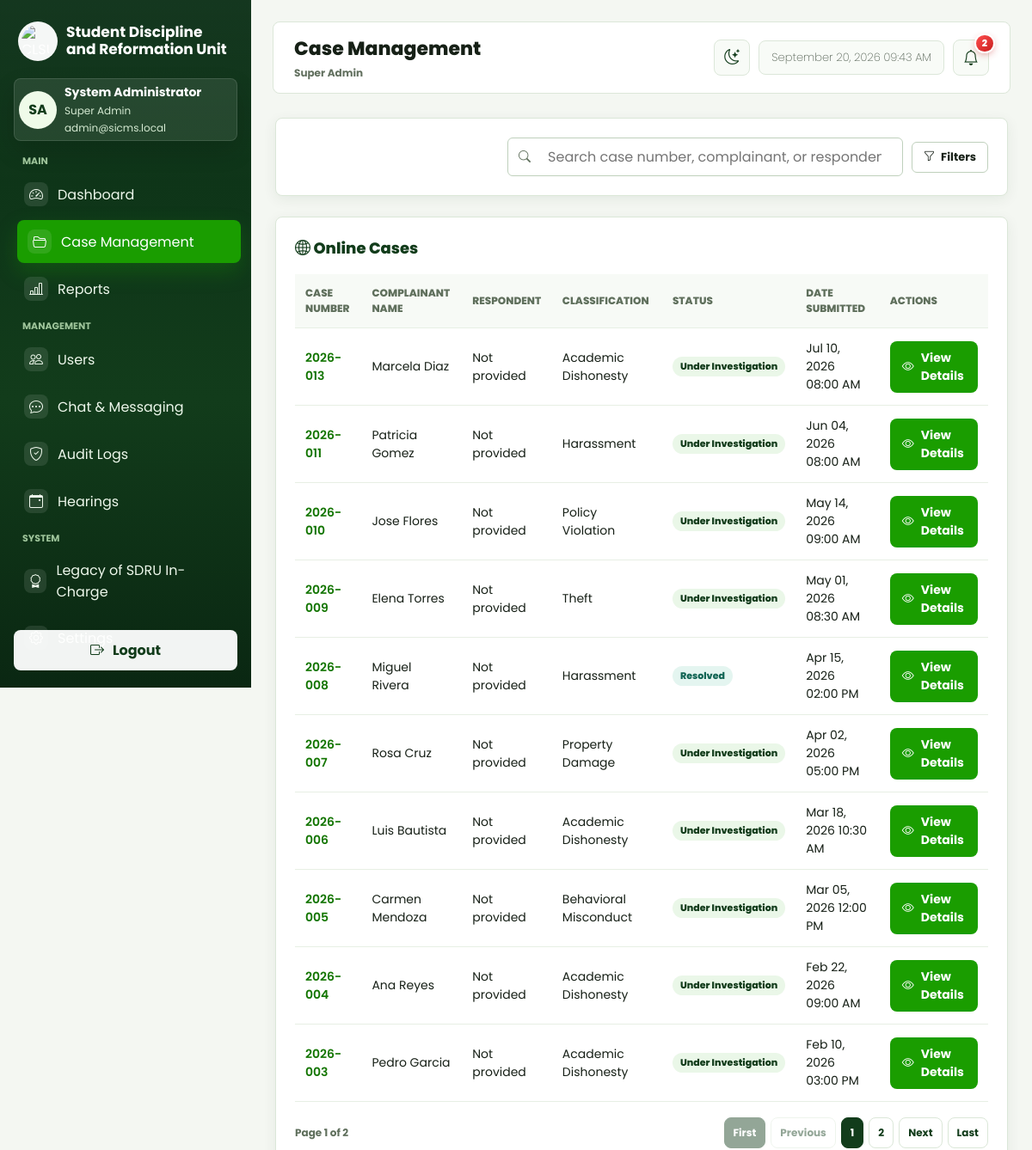
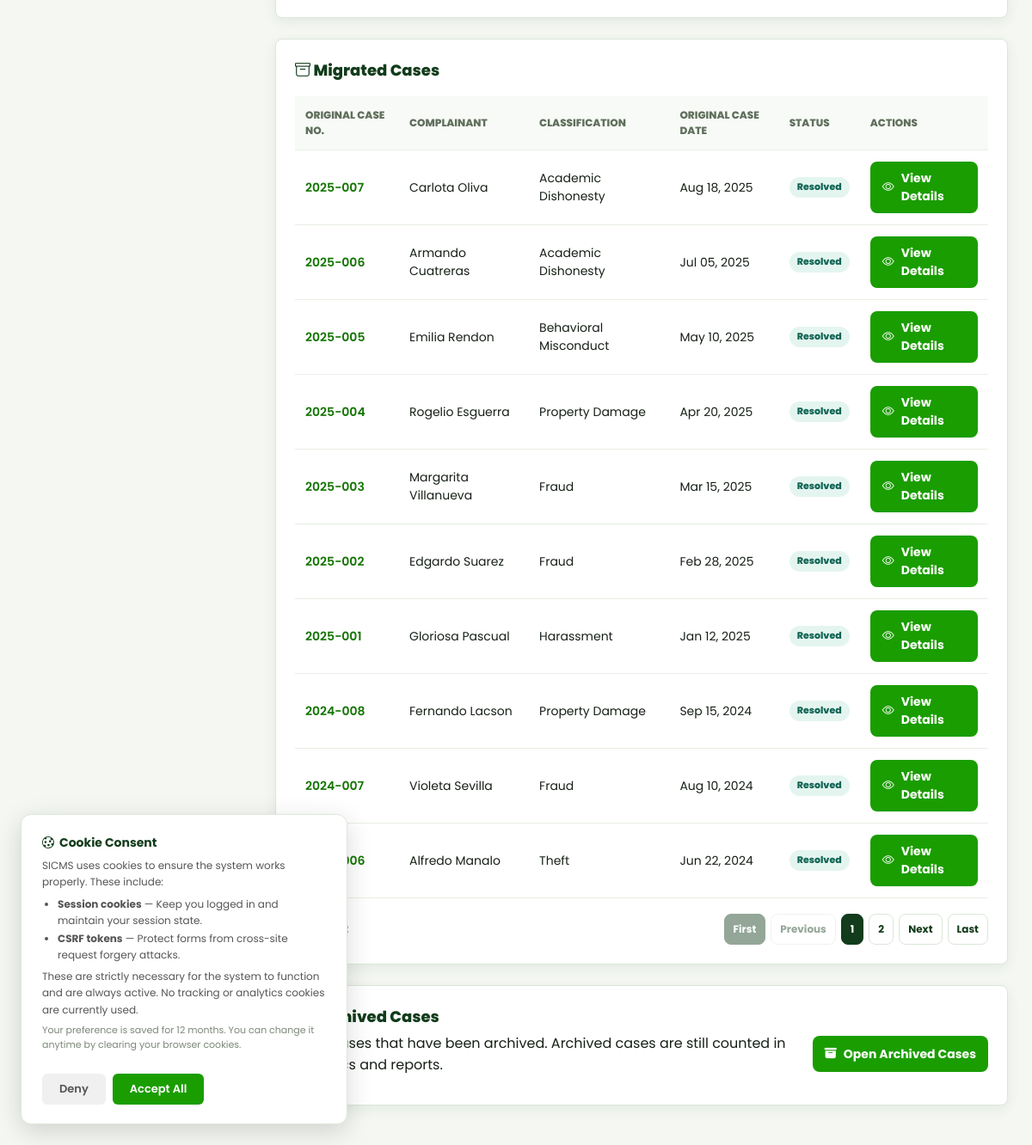
The page /web/views/cases/index.php (signed in) on the database its author committed (2 pictures, top to bottom).
### tables this page shows
CREATE TABLE `accounts` (
  `account_id` int(10) unsigned NOT NULL AUTO_INCREMENT,
  `first_name` varchar(100) NOT NULL,
  `last_name` varchar(100) NOT NULL,
  `email` varchar(255) NOT NULL,
  `password_hash` varchar(255) DEFAULT NULL,
  `auth_provider` varchar(50) DEFAULT NULL,
  `role` varchar(50) NOT NULL DEFAULT 'student',
  `status` varchar(20) NOT NULL DEFAULT 'active',
  `college_id` int(10) unsigned DEFAULT NULL,
  `student_number` varchar(50) DEFAULT NULL,
  `college` varchar(255) DEFAULT NULL,
  `course` varchar(255) DEFAULT NULL,
  `section` varchar(50) DEFAULT NULL,
  `created_at` datetime NOT NULL DEFAULT current_timestamp(),
  `updated_at` datetime NOT NULL DEFAULT current_timestamp() ON UPDATE current_timestamp(),
  `phone_number` varchar(20) NOT NULL DEFAULT '',
  `gender` varchar(20) NOT NULL DEFAULT '',
  `birthday` date DEFAULT NULL,
  `address` text NOT NULL,
  PRIMARY KEY (`account_id`),
  UNIQUE KEY `uq_accounts_email` (`email`),
  KEY `idx_accounts_role` (`role`),
  KEY `idx_accounts_status` (`status`)
);

CREATE TABLE `complaints` (
  `complaint_id` int(10) unsigned NOT NULL AUTO_INCREMENT,
  `case_number` varchar(50) NOT NULL,
  `complaint_title` varchar(255) NOT NULL,
  `submitted_by_account_id` int(10) unsigned NOT NULL,
  `complainant_name` varchar(255) NOT NULL,
  `complainant_gender` varchar(20) DEFAULT NULL,
  `complainant_type` varchar(50) NOT NULL DEFAULT 'Student',
  `complainant_relationship` varchar(100) DEFAULT NULL,
  `complainant_employee_no` varchar(100) DEFAULT NULL,
  `complainant_department` varchar(255) DEFAULT NULL,
  `complainant_position` varchar(255) DEFAULT NULL,
  `complainant_affiliation` varchar(255) DEFAULT NULL,
  `complainant_purpose` varchar(255) DEFAULT NULL,
  `complainant_student_no` varchar(50) DEFAULT NULL,
  `complainant_email` varchar(255) DEFAULT NULL,
  `complainant_contact` varchar(50) DEFAULT NULL,
  `complainant_college` varchar(255) DEFAULT NULL,
  `complainant_course` varchar(255) DEFAULT NULL,
  `complainant_year_level` varchar(50) DEFAULT NULL,
  `complainant_section` varchar(50) DEFAULT NULL,
  `complainant_course_year` varchar(100) DEFAULT NULL,
  `case_classification` varchar(100) NOT NULL,
  `incident_datetime` datetime DEFAULT NULL,
  `incident_location` varchar(255) DEFAULT NULL,
  `complaint_details` text DEFAULT NULL,
  `status` varchar(50) NOT NULL DEFAULT 'Under Investigation',
  `assigned_coordinator_account_id` int(10) unsigned DEFAULT NULL,
  `assigned_reformation_coordinator_account_id` int(10) unsigned DEFAULT NULL,
  `reformation_completed_at` datetime DEFAULT NULL,
  `submitted_at` datetime NOT NULL DEFAULT current_timestamp(),
  `created_at` datetime NOT NULL DEFAULT current_timestamp(),
  `updated_at` datetime NOT NULL DEFAULT current_timestamp() ON UPDATE current_timestamp(),
  `case_source` varchar(20) NOT NULL DEFAULT 'Online Submission',
  `original_case_date` date DEFAULT NULL,
  `legacy_outcome` varchar(255) DEFAULT NULL,
  `action_taken` text DEFAULT NULL,
  `resolution_date` date DEFAULT NULL,
  `remarks_notes` text DEFAULT NULL,
  `legacy_entry_source` varchar(100) DEFAULT NULL,
  `outcome` text DEFAULT NULL,
  PRIMARY KEY (`complaint_id`),
  UNIQUE KEY `uq_complaints_case_number` (`case_number`),
  KEY `idx_complaints_submitted_by` (`submitted_by_account_id`),
  KEY `idx_complaints_coordinator` (`assigned_coordinator_account_id`),
  KEY `idx_complaints_status` (`status`),
  KEY `idx_complaints_classification` (`case_classification`),
  KEY `idx_complaints_submitted_at` (`submitted_at`),
  KEY `idx_complaints_source` (`case_source`),
  KEY `idx_complaints_source_orig_year` (`case_source`,`original_case_date`),
  KEY `idx_complaints_reformation_coordinator` (`assigned_reformation_coordinator_account_id`),
  CONSTRAINT `fk_complaints_coordinator` FOREIGN KEY (`assigned_coordinator_account_id`) REFERENCES `accounts` (`account_id`),
  CONSTRAINT `fk_complaints_reformation_coordinator` FOREIGN KEY (`assigned_reformation_coordinator_account_id`) REFERENCES `accounts` (`account_id`),
  CONSTRAINT `fk_complaints_submitter` FOREIGN KEY (`submitted_by_account_id`) REFERENCES `accounts` (`account_id`)
);

### web/views/cases/index.php (the view, shortened to what the rows shown need)
<?php
require_once __DIR__ . '/../../controllers/CaseController.php';
$controller = new CaseController();
$viewData = $controller->index();
$user = $viewData['user'];
$cases = $viewData['cases'];
$migratedCases = $viewData['migratedCases'];
$viewerRoleKey = role_key($user['role'] ?? '');
function h($value) {
    return htmlspecialchars((string) $value);
}
function role_key($role) {
    return strtolower(str_replace(['_', ' '], '-', (string) $role));
}
function respondents_label(array $case) {
    $names = array_values(array_filter(
        array_map('trim', explode(',', (string) ($case['respondent_names'] ?? ''))),
        fn($name) => $name !== ''
    ));
    if (count($names) === 0) {
        return 'Not provided';
    }
    $surnames = array_map(function ($fullName) {
        $parts = preg_split('/\s+/', trim($fullName), -1, PREG_SPLIT_NO_EMPTY);
        return $parts ? end($parts) : trim($fullName);
    }, $names);
    return implode(', ', $surnames);
}
?>
<!DOCTYPE html>
<html lang="en">
<head>
    <link rel="stylesheet" href="../layout/style.css">
    <link rel="stylesheet" href="../layout/sidebar.css">
    <link rel="stylesheet" href="../layout/cases.css">
    <link rel="stylesheet" href="https://cdn.jsdelivr.net/npm/bootstrap-icons@1.11.3/font/bootstrap-icons.min.css">
    <link rel="stylesheet" href="../layout/system.css?v=2">
</head>
<body>
    <div class="dashboard-shell">
        <?php require __DIR__ . '/../layout/sidebar.php'; ?>
        <div class="case-shell app-content">
            <?php $pageTitle = 'Case Management'; require __DIR__ . '/../layout/topbar.php'; ?>
        <main class="case-wrap">
            <?php if (!in_array($viewerRoleKey, ['coordinator', 'reformation-coordinator'], true)): ?>
            <section class="table-panel">
                    <div class="table-heading table-heading-row">
                        <h2><i class="bi bi-globe2"></i> Online Cases</h2>
                    </div>
                    <table id="caseTable" <?= empty($cases) ? 'hidden' : '' ?>>
                        <thead>
                            <tr>
                                <th>Case Number</th>
                                <th>Complainant Name</th>
                                <th>Respondent</th>
                                <th>Classification</th>
                                <th>Status</th>
                                <th>Date Submitted</th>
                                <th>Actions</th>
                            </tr>
                        </thead>
                        <tbody id="caseTableBody">
                            <?php foreach ($cases as $case): ?>
                                <tr>
                                    <td>
                                        <a class="case-link" href="show.php?id=<?= (int) $case['complaint_id'] ?>">
                                            <?= h($case['case_number']) ?>
                                        </a>
                                    </td>
                                    <td><?= h($case['complainant_name']) ?></td>
                                    <td><?= h(respondents_label($case)) ?></td>
                                    <td><?= h($case['case_classification']) ?></td>
                                    <td><span class="status"><?= h($case['status']) ?></span></td>
                                    <td><?= h(date('M d, Y h:i A', strtotime($case['submitted_at']))) ?></td>
                                    <td>
                                        <div class="row-actions">
                                            <a class="btn btn-primary" href="show.php?id=<?= (int) $case['complaint_id'] ?>"><i class="bi bi-eye"></i> View Details</a>
                                        </div>
                                    </td>
                                </tr>
                            <?php endforeach; ?>
                        </tbody>
                    </table>
            </section>
            <section class="table-panel">
                <div class="table-heading table-heading-row">
                    <h2><i class="bi bi-archive"></i> Migrated Cases</h2>
                </div>
                <table id="migratedCaseTable" <?= empty($migratedCases) ? 'hidden' : '' ?>>
                    <thead>
                        <tr>
                            <th>Original Case No.</th>
                            <th>Complainant</th>
                            <th>Classification</th>
                            <th>Original Case Date</th>
                            <th>Status</th>
                            <th>Actions</th>
                        </tr>
                    </thead>
                    <tbody id="migratedCaseTableBody">
                        <?php foreach ($migratedCases as $case): ?>
                            <tr>
                                <td>
                                    <a class="case-link" href="../legacy_cases/show.php?id=<?= (int) $case['complaint_id'] ?>">
                                        <?= h($case['case_number']) ?>
                                    </a>
                                </td>
                                <td><?= h($case['complainant_name']) ?></td>
                                <td><?= h($case['case_classification']) ?></td>
                                <td><?= h(date('M d, Y', strtotime($case['original_case_date'] ?: $case['submitted_at']))) ?></td>
                                <td><span class="status"><?= h($case['status']) ?></span></td>
                                <td>
                                    <div class="row-actions">
                                        <a class="btn btn-primary" href="../legacy_cases/show.php?id=<?= (int) $case['complaint_id'] ?>"><i class="bi bi-eye"></i> View Details</a>
                                    </div>
                                </td>
                            </tr>
                        <?php endforeach; ?>
                    </tbody>
                </table>
            </section>
            <?php endif; ?>
            <section class="table-panel">
                <div class="table-heading" style="margin-bottom:2px">
                    <h2><i class="bi bi-archive"></i> Archived Cases</h2>
                </div>
            </section>
        </main>
        </div>
    </div>
</body>
</html>

### web/views/layout/sidebar.php (shortened to what the rows shown need)
<?php
require __DIR__ . '/navigation.php';
$userEmail = isset($user['email']) ? $user['email'] : '';
?>
<aside class="sidebar" id="app-sidebar">
    <div class="sidebar-profile">
        <div class="avatar" aria-hidden="true"><?= h($initials) ?></div>
        <div>
            <div class="profile-name"><?= h($displayName) ?></div>
            <div class="profile-role"><?= h($roleLabel) ?></div>
            <div class="profile-email"><?= h($userEmail) ?></div>
        </div>
    </div>
</aside>

### web/views/layout/topbar.php (shortened to what the rows shown need)
<?php
require __DIR__ . '/navigation.php';
require_once __DIR__ . '/../../helpers/Security.php';
$pageTitle = $pageTitle ?? 'Dashboard';
$hidePageTitle = $hidePageTitle ?? false;
?>
<div class="app-topbar-container">
    <header class="app-topbar<?= $hidePageTitle ? ' app-topbar-titleless' : '' ?>">
        <?php if (!$hidePageTitle): ?>
            <div class="app-topbar-title">
                <h1><?= h($pageTitle) ?></h1>
                <p><?= h($roleLabel) ?></p>
            </div>
        <?php endif; ?>
    </header>
</div>

### rows shown on the page
accounts: initials "SA", displayName "System Administrator", role "Super Admin", email "admin@sicms.local"
complaints: case_number "2026-013", complainant_name "Marcela Diaz", case "Not provided", case_classification "Academic Dishonesty", status "Under Investigation", submitted_at "Jul 10, 2026 08:00 AM"
complaints: case_number "2026-011", complainant_name "Patricia Gomez", case "Not provided", case_classification "Harassment", status "Under Investigation", submitted_at "Jun 04, 2026 08:00 AM"
complaints: case_number "2026-010", complainant_name "Jose Flores", case "Not provided", case_classification "Policy Violation", status "Under Investigation", submitted_at "May 14, 2026 09:00 AM"
complaints: case_number "2026-009", complainant_name "Elena Torres", case "Not provided", case_classification "Theft", status "Under Investigation", submitted_at "May 01, 2026 08:30 AM"
complaints: case_number "2026-008", complainant_name "Miguel Rivera", case "Not provided", case_classification "Harassment", status "Resolved", submitted_at "Apr 15, 2026 02:00 PM"
complaints: case_number "2026-007", complainant_name "Rosa Cruz", case "Not provided", case_classification "Property Damage", status "Under Investigation", submitted_at "Apr 02, 2026 05:00 PM"
complaints: case_number "2026-006", complainant_name "Luis Bautista", case "Not provided", case_classification "Academic Dishonesty", status "Under Investigation", submitted_at "Mar 18, 2026 10:30 AM"
complaints: case_number "2026-005", complainant_name "Carmen Mendoza", case "Not provided", case_classification "Behavioral Misconduct", status "Under Investigation", submitted_at "Mar 05, 2026 12:00 PM"
complaints: case_number "2026-004", complainant_name "Ana Reyes", case "Not provided", case_classification "Academic Dishonesty", status "Under Investigation", submitted_at "Feb 22, 2026 09:00 AM"
complaints: case_number "2026-003", complainant_name "Pedro Garcia", case "Not provided", case_classification "Academic Dishonesty", status "Under Investigation", submitted_at "Feb 10, 2026 03:00 PM"
complaints: case_number "2025-007", complainant_name "Carlota Oliva", case_classification "Academic Dishonesty", original_case_date "Aug 18, 2025", status "Resolved"
complaints: case_number "2025-006", complainant_name "Armando Cuatreras", case_classification "Academic Dishonesty", original_case_date "Jul 05, 2025", status "Resolved"
complaints: case_number "2025-005", complainant_name "Emilia Rendon", case_classification "Behavioral Misconduct", original_case_date "May 10, 2025", status "Resolved"
complaints: case_number "2025-004", complainant_name "Rogelio Esguerra", case_classification "Property Damage", original_case_date "Apr 20, 2025", status "Resolved"
complaints: case_number "2025-003", complainant_name "Margarita Villanueva", case_classification "Fraud", original_case_date "Mar 15, 2025", status "Resolved"
complaints: case_number "2025-002", complainant_name "Edgardo Suarez", case_classification "Fraud", original_case_date "Feb 28, 2025", status "Resolved"
complaints: case_number "2025-001", complainant_name "Gloriosa Pascual", case_classification "Harassment", original_case_date "Jan 12, 2025", status "Resolved"
complaints: case_number "2024-008", complainant_name "Fernando Lacson", case_classification "Property Damage", original_case_date "Sep 15, 2024", status "Resolved"
complaints: case_number "2024-007", complainant_name "Violeta Sevilla", case_classification "Fraud", original_case_date "Aug 10, 2024", status "Resolved"
complaints: complainant_name "Alfredo Manalo", case_classification "Theft", original_case_date "Jun 22, 2024", status "Resolved"

### other values the page prints
$groupLabel "MAIN"
$item['label'] "Dashboard"
$item['label'] "Case Management"
$item['label'] "Reports"
$groupLabel "MANAGEMENT"
$item['label'] "Users"
$item['label'] "Chat & Messaging"
$item['label'] "Audit Logs"
$item['label'] "Hearings"
$groupLabel "SYSTEM"
$item['label'] "Legacy of SDRU In-Charge"
$pageTitle "Case Management"
$unreadNotificationCount "2"
